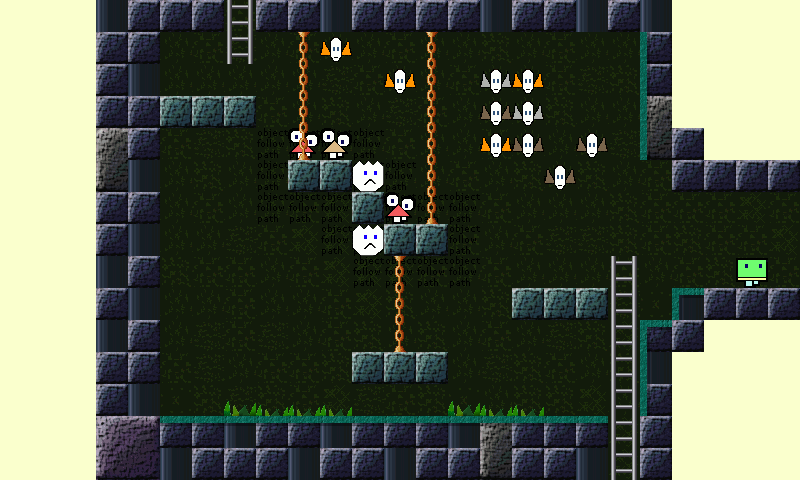

The image is a tile-based game level rendered from a .tmx file. Its description and complete source (layers, tilesets, objects, tile grids) follow:
An orthogonal 25x15 tile map with 32x32 px tiles, 6 tile layers (Layer 0 tiles, Layer 1 underlays tiles, Layer 2 underlays sprites and player, Layer 3 underlays sprites and mobs, ...), 6 tilesets.

<map version="1.0" tiledversion="1.0.3" orientation="orthogonal" renderorder="right-down" width="25" height="15" tilewidth="32" tileheight="32" nextobjectid="1">
 <tileset firstgid="1" name="0" tilewidth="32" tileheight="32" tilecount="800" columns="8">
  <image source="../images/map0Tiles.png" width="256" height="3200" />
 </tileset>
 <tileset firstgid="801" name="1" tilewidth="32" tileheight="32" tilecount="1512" columns="8">
  <image source="../images/map1UnderlaysTiles.png" width="256" height="6050" />
 </tileset>
 <tileset firstgid="2313" name="2" tilewidth="32" tileheight="32" tilecount="64" columns="8">
  <image source="../images/map2UnderlaysSpritesAndPlayer.png" width="256" height="256" />
 </tileset>
 <tileset firstgid="2377" name="4" tilewidth="32" tileheight="32" tilecount="120" columns="8">
  <image source="../images/map4OverlaysSprites.png" width="256" height="500" />
 </tileset>
 <tileset firstgid="2497" name="3" tilewidth="32" tileheight="32" tilecount="368" columns="8">
  <image source="../images/map3UnderlaysSpritesAndMobs.png" width="256" height="1500" />
 </tileset>
 <tileset firstgid="2865" name="5" tilewidth="32" tileheight="32" tilecount="1000" columns="8">
  <image source="../images/map5OverlaysTiles.png" width="256" height="4000" />
 </tileset>
 <layer name="Layer 0 tiles" width="25" height="15">
  <data encoding="csv">
1,1,1,287,143,143,143,194,143,143,287,143,143,143,143,287,143,143,287,143,287,1,1,1,1,
1,1,1,143,143,203,194,202,203,194,203,203,194,203,203,195,203,194,203,203,143,1,1,1,1,
1,1,1,143,287,203,203,203,203,203,202,194,203,203,194,203,203,194,202,195,143,1,1,1,1,
1,1,1,143,143,141,141,141,194,203,195,203,202,194,203,203,203,195,203,203,124,1,1,1,1,
1,1,1,124,143,194,202,195,203,203,203,203,194,203,203,194,203,203,203,202,132,143,1,1,1,
1,1,1,132,287,203,195,203,203,141,141,203,203,203,194,203,195,203,195,203,194,143,143,143,143,
1,1,1,143,143,203,194,203,203,194,204,141,203,203,203,194,203,203,203,195,194,194,194,204,194,
1,1,1,143,287,203,203,202,194,204,204,204,141,141,194,203,194,202,202,195,194,195,194,194,204,
1,1,1,287,143,195,194,194,203,194,204,204,204,194,203,194,203,203,203,194,203,194,195,194,194,
1,1,1,143,287,203,203,194,203,203,194,204,195,203,203,195,141,141,141,202,196,287,143,143,143,
1,1,1,287,143,203,202,194,202,203,194,195,203,195,203,194,203,202,195,204,143,143,1,1,1,
1,1,1,143,143,194,202,203,194,194,195,141,141,141,203,202,195,194,203,195,287,1,1,1,1,
1,1,1,143,287,196,195,202,195,194,204,202,194,195,196,203,195,195,204,203,143,1,1,1,1,
1,1,1,126,127,143,143,287,143,143,287,143,143,143,287,124,143,143,143,204,143,1,1,1,1,
1,1,1,134,135,287,143,143,143,287,143,143,287,143,143,132,143,143,287,204,143,1,1,1,1
</data>
 </layer>
 <layer name="Layer 1 underlays tiles" width="25" height="15">
  <data encoding="csv">
0,0,0,0,0,0,0,1153,0,0,0,0,0,0,0,0,0,0,0,0,0,0,0,0,0,
0,0,0,0,0,0,0,1153,0,0,0,0,0,0,0,0,0,0,0,0,0,0,0,0,0,
0,0,0,0,0,0,0,0,0,0,0,0,0,0,0,0,0,0,0,0,0,0,0,0,0,
0,0,0,0,0,0,0,0,0,0,0,0,0,0,0,0,0,0,0,0,0,0,0,0,0,
0,0,0,0,0,0,0,0,840,840,840,840,0,0,0,0,0,0,0,0,0,0,0,0,0,
0,0,0,0,0,0,0,0,840,0,0,840,840,0,0,0,0,0,0,0,0,0,0,0,0,
0,0,0,0,0,0,0,0,840,840,840,0,840,840,840,0,0,0,0,0,0,0,0,0,0,
0,0,0,0,0,0,0,0,0,0,840,840,0,0,840,0,0,0,0,0,0,0,0,0,0,
0,0,0,0,0,0,0,0,0,0,0,840,840,840,840,0,0,0,0,1193,0,0,0,0,0,
0,0,0,0,0,0,0,0,0,0,0,0,0,0,0,0,0,0,0,1193,0,0,0,0,0,
0,0,0,0,0,0,0,0,0,0,0,0,0,0,0,0,0,0,0,1193,0,0,0,0,0,
0,0,0,0,0,0,0,0,0,0,0,0,0,0,0,0,0,0,0,1193,0,0,0,0,0,
0,0,0,0,0,0,0,0,0,0,0,0,0,0,0,0,0,0,0,1193,0,0,0,0,0,
0,0,0,0,0,0,0,0,0,0,0,0,0,0,0,0,0,0,0,1193,0,0,0,0,0,
0,0,0,0,0,0,0,0,0,0,0,0,0,0,0,0,0,0,0,1193,0,0,0,0,0
</data>
 </layer>
 <layer name="Layer 2 underlays sprites and player" width="25" height="15">
  <data encoding="csv">
0,0,0,0,0,0,0,0,0,0,0,0,0,0,0,0,0,0,0,0,0,0,0,0,0,
0,0,0,0,0,0,0,0,0,0,0,0,0,0,0,0,0,0,0,0,0,0,0,0,0,
0,0,0,0,0,0,0,0,0,0,0,0,0,0,0,0,0,0,0,0,0,0,0,0,0,
0,0,0,0,0,0,0,0,0,0,0,0,0,0,0,0,0,0,0,0,0,0,0,0,0,
0,0,0,0,0,0,0,0,0,0,0,0,0,0,0,0,0,0,0,0,0,0,0,0,0,
0,0,0,0,0,0,0,0,0,0,0,0,0,0,0,0,0,0,0,0,0,0,0,0,0,
0,0,0,0,0,0,0,0,0,0,0,0,0,0,0,0,0,0,0,0,0,0,0,0,0,
0,0,0,0,0,0,0,0,0,0,0,0,0,0,0,0,0,0,0,0,0,0,0,0,0,
0,0,0,0,0,0,0,0,0,0,0,0,0,0,0,0,0,0,0,0,0,0,0,2313,0,
0,0,0,0,0,0,0,0,0,0,0,0,0,0,0,0,0,0,0,0,0,0,0,0,0,
0,0,0,0,0,0,0,0,0,0,0,0,0,0,0,0,0,0,0,0,0,0,0,0,0,
0,0,0,0,0,0,0,0,0,0,0,0,0,0,0,0,0,0,0,0,0,0,0,0,0,
0,0,0,0,0,0,0,0,0,0,0,0,0,0,0,0,0,0,0,0,0,0,0,0,0,
0,0,0,0,0,0,0,0,0,0,0,0,0,0,0,0,0,0,0,0,0,0,0,0,0,
0,0,0,0,0,0,0,0,0,0,0,0,0,0,0,0,0,0,0,0,0,0,0,0,0
</data>
 </layer>
 <layer name="Layer 3 underlays sprites and mobs" width="25" height="15">
  <data encoding="csv">
0,0,0,0,0,0,0,2786,0,0,0,0,0,0,0,0,0,0,0,0,0,0,0,0,0,
0,0,0,0,0,0,0,2786,0,0,2557,0,0,0,0,0,0,0,0,0,0,0,0,0,0,
0,0,0,0,0,0,0,0,0,0,0,0,2557,0,0,2559,2557,0,0,0,0,0,0,0,0,
0,0,0,0,0,0,0,0,0,0,0,0,0,0,0,2558,2559,0,0,0,0,0,0,0,0,
0,0,0,0,0,0,0,0,0,2548,2547,0,0,0,0,2557,2558,0,2558,0,0,0,0,0,0,
0,0,0,0,0,0,0,0,0,0,0,2570,0,0,0,0,0,2558,0,0,0,0,0,0,0,
0,0,0,0,0,0,0,0,0,0,0,0,2548,0,0,0,0,0,0,0,0,0,0,0,0,
0,0,0,0,0,0,0,0,0,0,0,2570,0,0,0,0,0,0,0,0,0,0,0,0,0,
0,0,0,0,0,0,0,0,0,0,0,0,0,0,0,0,0,0,0,2786,0,0,0,0,0,
0,0,0,0,0,0,0,0,0,0,0,0,0,0,0,0,0,0,0,2786,0,0,0,0,0,
0,0,0,0,0,0,0,0,0,0,0,0,0,0,0,0,0,0,0,2786,0,0,0,0,0,
0,0,0,0,0,0,0,0,0,0,0,0,0,0,0,0,0,0,0,2786,0,0,0,0,0,
0,0,0,0,0,0,0,0,0,0,0,0,0,0,0,0,0,0,0,2786,0,0,0,0,0,
0,0,0,0,0,0,0,0,0,0,0,0,0,0,0,0,0,0,0,2786,0,0,0,0,0,
0,0,0,0,0,0,0,0,0,0,0,0,0,0,0,0,0,0,0,2786,0,0,0,0,0
</data>
 </layer>
 <layer name="Layer 4 overlays sprites" width="25" height="15">
  <data encoding="csv">
0,0,0,0,0,0,0,0,0,0,0,0,0,0,0,0,0,0,0,0,0,0,0,0,0,
0,0,0,0,0,0,0,0,0,0,0,0,0,0,0,0,0,0,0,0,0,0,0,0,0,
0,0,0,0,0,0,0,0,0,0,0,0,0,0,0,0,0,0,0,0,0,0,0,0,0,
0,0,0,0,0,0,0,0,0,0,0,0,0,0,0,0,0,0,0,0,0,0,0,0,0,
0,0,0,0,0,0,0,0,0,0,0,0,0,0,0,0,0,0,0,0,0,0,0,0,0,
0,0,0,0,0,0,0,0,0,0,0,0,0,0,0,0,0,0,0,0,0,0,0,0,0,
0,0,0,0,0,0,0,0,0,0,0,0,0,0,0,0,0,0,0,0,0,0,0,0,0,
0,0,0,0,0,0,0,0,0,0,0,0,0,0,0,0,0,0,0,0,0,0,0,0,0,
0,0,0,0,0,0,0,0,0,0,0,0,0,0,0,0,0,0,0,0,0,0,0,0,0,
0,0,0,0,0,0,0,0,0,0,0,0,0,0,0,0,0,0,0,0,0,0,0,0,0,
0,0,0,0,0,0,0,0,0,0,0,0,0,0,0,0,0,0,0,0,0,0,0,0,0,
0,0,0,0,0,0,0,0,0,0,0,0,0,0,0,0,0,0,0,0,0,0,0,0,0,
0,0,0,0,0,0,0,0,0,0,0,0,0,0,0,0,0,0,0,0,0,0,0,0,0,
0,0,0,0,0,0,0,0,0,0,0,0,0,0,0,0,0,0,0,0,0,0,0,0,0,
0,0,0,0,0,0,0,0,0,0,0,0,0,0,0,0,0,0,0,0,0,0,0,0,0
</data>
 </layer>
 <layer name="Layer 5 overlays tiles" width="25" height="15">
  <data encoding="csv">
0,0,0,0,0,0,0,0,0,0,0,0,0,0,0,0,0,0,0,0,0,0,0,0,0,
0,0,0,0,0,0,0,0,0,3280,0,0,0,3280,0,0,0,0,0,0,3148,0,0,0,0,
0,0,0,0,0,0,0,0,0,3288,0,0,0,3288,0,0,0,0,0,0,3148,0,0,0,0,
0,0,0,0,0,0,0,0,0,3288,0,0,0,3288,0,0,0,0,0,0,3148,0,0,0,0,
0,0,0,0,0,0,0,0,0,3296,0,0,0,3288,0,0,0,0,0,0,3148,0,0,0,0,
0,0,0,0,0,0,0,0,0,0,0,0,0,3288,0,0,0,0,0,0,0,0,0,0,0,
0,0,0,0,0,0,0,0,0,0,0,0,0,3296,0,0,0,0,0,0,0,0,0,0,0,
0,0,0,0,0,0,0,0,0,0,0,0,0,0,0,0,0,0,0,0,0,0,0,0,0,
0,0,0,0,0,0,0,0,0,0,0,0,3280,0,0,0,0,0,0,0,0,0,0,0,0,
0,0,0,0,0,0,0,0,0,0,0,0,3288,0,0,0,0,0,0,0,0,3147,0,0,0,
0,0,0,0,0,0,0,0,0,0,0,0,3296,0,0,0,0,0,0,0,3147,0,0,0,0,
0,0,0,0,0,0,0,0,0,0,0,0,0,0,0,0,0,0,0,0,3148,0,0,0,0,
0,0,0,0,0,0,0,2869,2870,2870,2870,0,0,0,2869,2870,2870,0,0,0,3148,0,0,0,0,
0,0,0,0,0,3145,3145,3145,3145,3145,3145,3145,3145,3145,3145,3145,3145,3145,3145,0,0,0,0,0,0,
0,0,0,0,0,0,0,0,0,0,0,0,0,0,0,0,0,0,0,0,0,0,0,0,0
</data>
 </layer>
</map>
